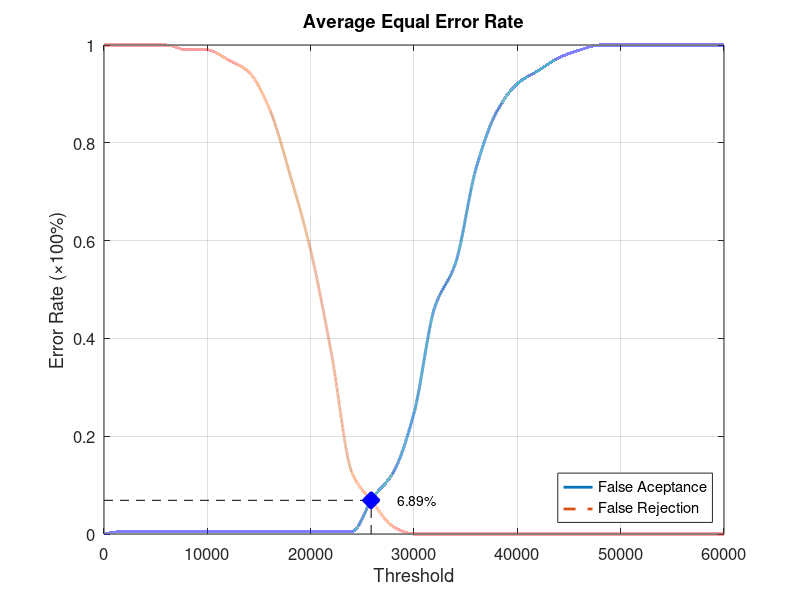
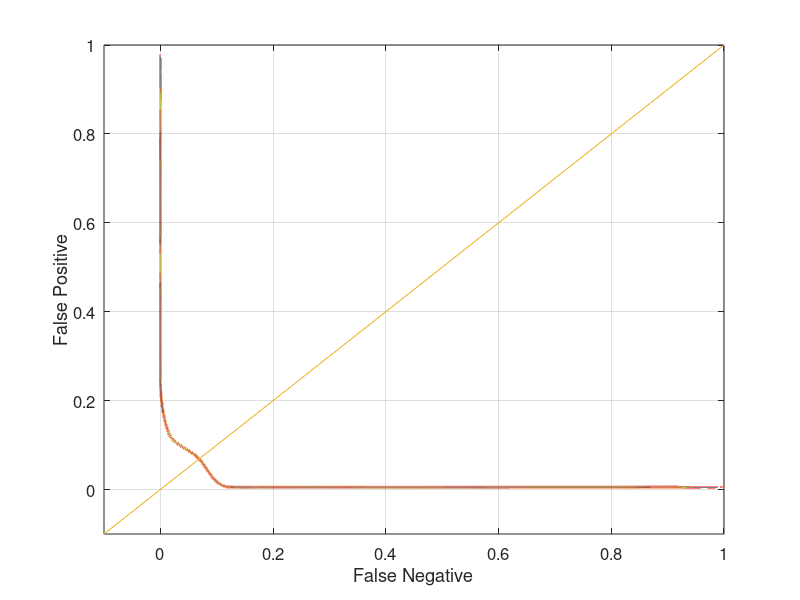

Recreate these plots in MATLAB, in order.
function yEER = Database1_1
close all;
clear;
clc;
x = 0:2000:60000;
xq = 0:0.5:60000;

y0 = [0 0.00526316 0.00526316 0.00526316 0.00526316 0.00526316 0.00526316 0.00526316 0.00526316 0.00526316 0.00526316 0.00526316 0.00526316 0.0736842 0.126316 0.247368 0.463158 0.552632 0.747368 0.863158 0.921053 0.947368 0.973684 0.989474 1 1 1 1 1 1 1];
yy0 = interp1(x, y0, xq, 'pchip');
y1 = [1 1 1 1 0.99 0.99 0.97 0.945 0.87 0.735 0.58 0.37 0.125 0.065 0.015 0 0 0 0 0 0 0 0 0 0 0 0 0 0 0 0];
yy1 = interp1(x, y1, xq, 'pchip');

% Calculating EER: 
y2 = abs(y0 - y1);
find(y2 == min(y2))
yy2 = abs(yy0 - yy1);
xEER = find(yy2 == min(yy2));
xEERIndex = xq(xEER) % X-axis EER
yEER = yy0(xEER) % Y-axis EER

main = figure
plot(xq, yy0,'-','LineWidth', 2);	hold on
plot(xq, yy1,'--','LineWidth', 2);	hold on
plot([xEERIndex xEERIndex], [0 yEER], 'k--');	hold on
plot([0 xEERIndex], [yEER yEER], 'k--');	hold on
plot(xEERIndex, yEER, 'bx', 'LineWidth', 10);	hold on
text(xEERIndex + 10 * xEERIndex / 100, yEER, [num2str(round((10000 * yEER)) / 100) '%'])
legend('False Aceptance', 'False Rejection', 'Location', 'SouthEast')
xlabel('Threshold')
ylabel('Error Rate (\times100%)')
title('Average Equal Error Rate')
set(gca, 'FontSize', 12)
axis([0 60000 0 1])
grid on

print(main, 'Database1_1Main', '-dpng');
FNRxFPR = figure('Color', [1 1 1]);
plot(yy1, yy0, '-', yy1, yy0, 'LineWidth', 2);
hold on
y = -0.1:0.1:1
plot(y, y); 
set(gca, 'FontSize', 12)
xlabel('False Negative')
ylabel('False Positive')
axis([-0.1 1 -0.1 1])
set(gca, 'FontSize', 12)
grid on

print(FNRxFPR, 'Database1_1FNRxFPR','-dpng');
end
